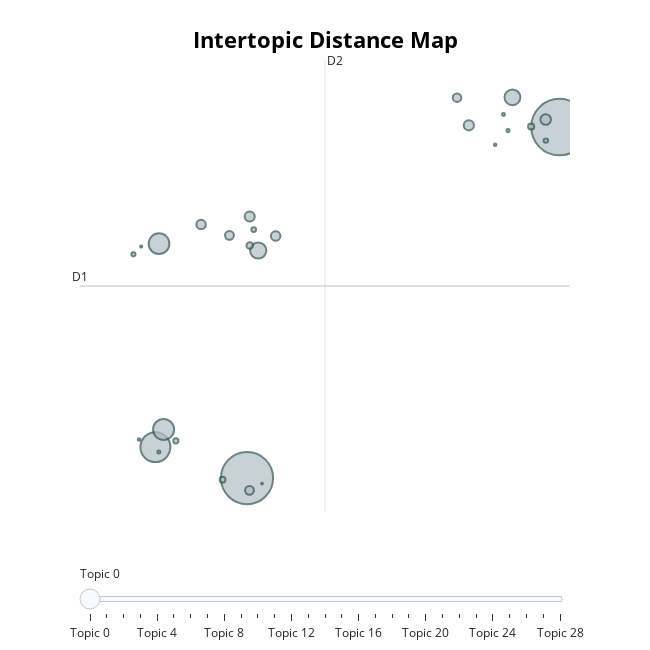

Write notebook code for a chart like this one.
### Code cell
pos_topic_model = pos_topic_model.reduce_topics(pos_docs, nr_topics=30)
pos_topic_model.visualize_topics()

### Figure 1 — Plotly figure (JSON) as saved in the notebook; plotly's stock layout.template omitted (floating-point values rounded to 4 significant figures)
{"data": [{"customdata": [[0, "play | good | like | one | get", 12245], [1, "yes | good | best | nice | ok", 10408], [2, "love | pain | ii | hate | bad", 3433], [3, "death | die | rolin | dead | rollin", 1686], [4, "gud | de | que | git | jogo", 1642], [5, "iron | keep | hate | hitboxes | beat", 1001], [6, "sun | praise | seek | bearer | lest", 961], [7, "buy | recommend | worth | money | sale", 425], [8, "amana | shrine | amaze | chest | gem", 400], [9, "underrated | frigid | outskirt | overhated | sekiro", 387], [10, "skeleton | shrek | handle | unless | life", 349], [11, "elden | ring | king | good | ivory", 336], [12, "hole | tongue | try | finger | ahead", 303], [13, "peak | top | base | tier | ii", 296], [14, "adp | level | adaptability | dodge | stat", 276], [15, "pig | rat | kill | piglet | got", 167], [16, "illusory | ahead | wall | liar | video", 145], [17, "horse | goat | goated | hole | butt", 126], [18, "risk | nothing | trust | lie | worth", 105], [19, "message | jolly | swag | cooperation | ahead", 84], [20, "ign | server | back | skyrim | edit", 76], [21, "gavlan | wheel | deal | gah | hah", 64], [22, "rest | strength | follow | seek | series", 37], [23, "anus | estus | drink | drinking | flask", 35], [24, "save | cloud | edit | steam | lose", 34], [25, "stockholm | syndrome | disorder | call | surpisingly", 26], [26, "enjoyer | average | enjoys | bert | ii", 23], [27, "spiel | ist | und | nicht | da", 18], [28, "hahahahahahhahhahahahahahahahahhahahaahahhahahahahahahhahhahahhhahahahahahahahahahahahahaahahhahahahahahahahhahahahahahahahahaahhahahahahahahahahahahahhahahhahahahahahahhahahahahahahahahahahahahahhaahahahhahahahahhahahahahahahahahhahahahahahahahahahahahahahahaahhahahahahahahahahahahahahahahhahahahahhahaahhahahahahahahahahahahahahhahahahahhahaahhahahahahhahahahahahahahahahahaha | fuckshrineofamanafuckshrineofamanafuckshrineofamanafuckshrineofamanafuckshrineofamanafuckshrineofamanafuckshrineofamanafuckshrineofamanafuckshrineofamanafuckshrineofamanafuckshrineofamanafuckshrineofamanafuckshrineofamanafuckshrineofamanafuckshrineofamanafuckshrineofamanafuckshrineofamanafuckshrineofamanafuckshrineofamanafuckshrineofamanafuckshrineofamanafuckshrineofamanafuckshrineofamanafuckshrineofamanafuckshrineofamanafuckshrineofamanafuckshrineofamanafuckshrineofamanafuckshrineofamanafuckshrineofamanafuckshrineofamanafuckshrineofamanafuckshrineofamanafuckshrineofamanafuckshrineofamanafuckshrineofamanafuckshrineofamanafuckshrineofamanafuckshrineofamanafuckshrineofamanafuckshrineofamanafuckshrineofamanafuckshrineofamanafuckshrineofamanafuckshrineofamanafuckshrineofamanafuckshrineofamanafuckshrineofamanafuckshrineofamanafuckshrineofamanafuckshrineofamanafuckshrineofamanafuckshrineofamanafuckshrineofamanafuckshrineofamanafuckshrineofamanafuckshrineofamanafuckshrineofamanafuckshrineofamanafuckshrineofamanafuckshrineofamanafuckshrineofamanafuckshrineofamanafuckshrineofamanafuckshrineofamanafuckshrineofamanafuckshrineofamanafuckshrineofamanafuckshrineofamanafuckshrineofamanafuckshrineofamanafuckshrineofamanafuckshrineofamanafuckshrineofamanafuckshrineofamanafuckshrineofamanafuckshrineofamanafuckshrineofamanafuckshrineofamanafuckshrineofamanafuckshrineofamanafuckshrineofamanafuckshrineofamanafuckshrineofamanafuckshrineofamanafuckshrineofamanafuckshrineofamanafuckshrineofamanafuckshrineofamanafuckshrineofamanafuckshrineofamanafuckshrineofamanafuckshrineofamanafuckshrineofamanafuckshrineofamanafuckshrineofamanafuckshrineofamanafuckshrineofamanafuckshrineofamanafuckshrineofamanafuckshrineofamanafuckshrineofamanafuckshrineofamanafuckshrineofamanafuckshrineofamanafuckshrineofamanafuckshrineofamanafuckshrineofamanafuckshrineofamanafuckshrineofamanafuckshrineofamanafuckshrineofamanafuckshrineofamanafuckshrineofamanafuckshrineofamanafuckshrineofamanafuckshrineofamanafuckshrineofamanafuckshrineofamanafuckshrineofamanafuckshrineofamanafuckshrineofamanafuckshrineofamanafuckshrineofamanafuckshrineofamanafuckshrineofamanafuckshrineofamanafuckshrineofamanafuckshrineofamanafuckshrineofamanafuckshrineofamanafuckshrineofamanafuckshrineofamanafuckshrineofamanafuckshrineofamanafuckshrineofamanafuckshrineofamanafuckshrineofamanafuckshrineofamanafuckshrineofamanafuckshrineofamanafuckshrineofamanafuckshrineofamanafuckshrineofamanafuckshrineofamanafuckshrineofamanafuckshrineofamanafuckshrineofamanafuckshrineofamanafuckshrineofamanafuckshrineofamanafuckshrineofamanafuckshrineofamanafuckshrineofamanafuckshrineofamanafuckshrineofamanafuckshrineofamanafuckshrineofamanafuckshrineofamanafuckshrineofamanafuckshrineofamanafuckshrineofamanafuckshrineofamanafuckshrineofamanafuckshrineofamanafuckshrineofamanafuckshrineofamanafuckshrineofamanafuckshrineofamanafuckshrineofamanafuckshrineofamanafuckshrineofamanafuckshrineofamanafuckshrineofamanafuckshrineofamanafuckshrineofamanafuckshrineofamanafuckshrineofamanafuckshrineofamanafuckshrineofamanafuckshrineofamanafuckshrineofamanafuckshrineofamanafuckshrineofamanafuckshrineofamanafuckshrineofamanafuckshrineofamanafuckshrineofamanafuckshrineofamanafuckshrineofamanafuckshrineofamanafuckshrineofamana | fagfagfagfagfagfagfagfagfagfagfagfagfagfagfagfagfagfagfagfagfagfagfagfagfagfagfagfagfagfagfagfagfagfagfagfagfagfagfagfagfagfagfagfagfagfagfagfagfagfagfagfagfagfagfagfagfagfagfagfagfagfagfagfagfagfagfagfagfagfagfagfagfagfagfagfagfagfagfagfagfagfagfagfagfagfagfagfagfagfagfagfagfagfagfagfagfagfagfagfagfagfagfagfagfagfagfagfagfagfagfagfagfagfagfagfagfagfagfagfagfagfagfagfagfagfagfagfagfagfagfagfagfagfagfagfagfagfagfagfagfagfagfagfagfagfagfagfagfagfagfagfagfagfagfagfagfagfagfagfagfagfagfagfagfagfagfagfagfagfag | daggerdaggerdaggerdaggerdaggerdaggerdaggerdaggerdaggerdaggerdaggerdaggerdaggerdaggerdaggerdaggerdaggerdaggerdaggerdaggerdaggerdaggerdaggerdaggerdaggerdaggerdaggerdaggerdaggerdaggerdaggerdaggerdaggerdaggerdaggerdaggerdaggerdaggerdaggerdaggerdaggerdaggerdaggerdaggerdaggerdaggerdaggerdaggerdaggerdaggerdaggerdaggerdaggerdaggerdaggerdaggerdaggerdaggerdaggerdaggerdaggerdaggerdaggerdaggerdaggerdaggerdaggerdaggerdaggerdaggerdaggerdaggerdaggerdaggerdaggerdaggerdaggerdaggerdaggerdaggerdaggerdaggerdaggerdaggerdaggerdaggerdaggerdaggerdaggerdaggerdaggerdaggerdaggerdaggerdaggerdaggerdaggerdaggerdaggerdaggerdaggerdaggerdaggerdaggerdaggerdaggerdaggerdaggerdaggerdaggerdaggerdaggerdaggerdaggerdaggerdaggerdaggerdaggerdaggerdaggerdaggerdaggerdaggerdaggerdaggerdaggerdaggerdaggerdaggerdaggerdaggerdaggerdaggerdaggerdaggerdaggerdaggerdaggerdaggerdaggerdaggerdaggerdaggerdaggerdaggerdaggerdaggerdaggerdaggerdaggerdaggerdaggerdaggerdaggerdaggerdaggerdaggerdaggerdaggerdaggerdaggerdaggerdaggerdaggerdaggerdaggerdaggerdaggerdaggerdaggerdaggerdaggerdaggerdaggerdaggerdaggerdaggerdaggerdaggerdaggerdaggerdaggerdaggerdaggerdaggerdaggerdaggerdaggerdaggerdaggerdaggerdaggerdaggerdaggerdaggerdaggerdaggerdaggerdaggerdaggerdaggerdaggerdaggerdaggerdaggerdaggerdaggerdaggerdaggerdaggerdaggerdaggerdaggerdaggerdaggerdaggerdaggerdaggerdaggerdaggerdaggerdaggerdaggerdaggerdaggerdaggerdaggerdaggerdaggerdaggerdaggerdaggerdaggerdaggerdaggerdaggerdaggerdaggerdaggerdaggerdaggerdaggerdaggerdaggerdaggerdaggerdaggerdaggerdaggerdaggerdaggerdaggerdaggerdaggerdaggerdaggerdaggerdaggerdaggerdaggerdaggerdaggerdaggerdaggerdaggerdaggerdaggerdaggerdaggerdaggerdaggerdaggerdaggerdaggerdaggerdaggerdaggerdaggerdaggerdaggerdaggerdaggerdaggerdaggerdaggerdaggerdaggerdaggerdaggerdaggerdaggerdaggerdaggerdaggerdaggerdaggerdaggerdaggerdaggerdaggerdaggerdaggerdaggerdaggerdaggerdaggerdaggerdaggerdaggerdaggerdaggerdaggerdaggerdaggerdaggerdagger | cooooooooooooooooooooooooooooooooooooooooooooollllllllllllllllllllllllllllllllllllllllllllllllllllllllllllllllllllllllllllllllllllllllll", 12]], "hovertemplate": "<b>Topic %{customdata[0]}</b><br>%{customdata[1]}<br>Size: %{customdata[2]}", "legendgroup": "", "marker": {"color": "#B0BEC5", "line": {"color": "DarkSlateGrey", "width": 2}, "size": [12245, 10408, 3433, 1686, 1642, 1001, 961, 425, 400, 387, 349, 336, 303, 296, 276, 167, 145, 126, 105, 84, 76, 64, 37, 35, 34, 26, 23, 18, 12], "sizemode": "area", "sizeref": 7.653, "symbol": "circle"}, "mode": "markers", "name": "", "orientation": "v", "showlegend": false, "type": "scatter", "x": [1.086, -3.769, -5.193, -5.066, -5.137, -3.595, 0.3553, 0.8718, -0.3226, -3.727, -3.325, -4.483, -4.042, -3.731, -0.5059, -3.727, 0.6458, -4.149, -4.875, -3.665, 0.8743, -5.534, 0.286, -5.14, 0.2163, -5.445, 0.08667, -5.414, -3.536], "xaxis": "x", "y": [7.476, -4.509, -3.452, -2.848, 3.494, 3.261, 8.493, 7.734, 7.537, 4.423, 3.757, 4.152, 3.779, -4.928, 8.481, 3.431, 7.497, -4.566, -3.236, 3.976, 7.014, 3.13, 7.358, -3.622, 7.907, -3.19, 6.871, 3.396, -4.697], "yaxis": "y"}], "layout": {"annotations": [{"showarrow": false, "text": "D1", "x": -6.365, "y": 2.049, "yshift": 10}, {"showarrow": false, "text": "D2", "x": -2.558, "xshift": 10, "y": 9.767}], "height": 650, "hoverlabel": {"bgcolor": "white", "font": {"family": "Rockwell", "size": 16}}, "legend": {"itemsizing": "constant", "tracegroupgap": 0}, "margin": {"t": 60}, "shapes": [{"line": {"color": "#CFD8DC", "width": 2}, "type": "line", "x0": -2.558, "x1": -2.558, "y0": -5.668, "y1": 9.767}, {"line": {"color": "#9E9E9E", "width": 2}, "type": "line", "x0": -6.365, "x1": 1.249, "y0": 2.049, "y1": 2.049}], "sliders": [{"active": 0, "pad": {"t": 50}, "steps": [{"args": [{"marker.color": [["red", "#B0BEC5", "#B0BEC5", "#B0BEC5", "#B0BEC5", "#B0BEC5", "#B0BEC5", "#B0BEC5", "#B0BEC5", "#B0BEC5", "#B0BEC5", "#B0BEC5", "#B0BEC5", "#B0BEC5", "#B0BEC5", "#B0BEC5", "#B0BEC5", "#B0BEC5", "#B0BEC5", "#B0BEC5", "#B0BEC5", "#B0BEC5", "#B0BEC5", "#B0BEC5", "#B0BEC5", "#B0BEC5", "#B0BEC5", "#B0BEC5", "#B0BEC5"]]}], "label": "Topic 0", "method": "update"}, {"args": [{"marker.color": [["#B0BEC5", "red", "#B0BEC5", "#B0BEC5", "#B0BEC5", "#B0BEC5", "#B0BEC5", "#B0BEC5", "#B0BEC5", "#B0BEC5", "#B0BEC5", "#B0BEC5", "#B0BEC5", "#B0BEC5", "#B0BEC5", "#B0BEC5", "#B0BEC5", "#B0BEC5", "#B0BEC5", "#B0BEC5", "#B0BEC5", "#B0BEC5", "#B0BEC5", "#B0BEC5", "#B0BEC5", "#B0BEC5", "#B0BEC5", "#B0BEC5", "#B0BEC5"]]}], "label": "Topic 1", "method": "update"}, {"args": [{"marker.color": [["#B0BEC5", "#B0BEC5", "red", "#B0BEC5", "#B0BEC5", "#B0BEC5", "#B0BEC5", "#B0BEC5", "#B0BEC5", "#B0BEC5", "#B0BEC5", "#B0BEC5", "#B0BEC5", "#B0BEC5", "#B0BEC5", "#B0BEC5", "#B0BEC5", "#B0BEC5", "#B0BEC5", "#B0BEC5", "#B0BEC5", "#B0BEC5", "#B0BEC5", "#B0BEC5", "#B0BEC5", "#B0BEC5", "#B0BEC5", "#B0BEC5", "#B0BEC5"]]}], "label": "Topic 2", "method": "update"}, {"args": [{"marker.color": [["#B0BEC5", "#B0BEC5", "#B0BEC5", "red", "#B0BEC5", "#B0BEC5", "#B0BEC5", "#B0BEC5", "#B0BEC5", "#B0BEC5", "#B0BEC5", "#B0BEC5", "#B0BEC5", "#B0BEC5", "#B0BEC5", "#B0BEC5", "#B0BEC5", "#B0BEC5", "#B0BEC5", "#B0BEC5", "#B0BEC5", "#B0BEC5", "#B0BEC5", "#B0BEC5", "#B0BEC5", "#B0BEC5", "#B0BEC5", "#B0BEC5", "#B0BEC5"]]}], "label": "Topic 3", "method": "update"}, {"args": [{"marker.color": [["#B0BEC5", "#B0BEC5", "#B0BEC5", "#B0BEC5", "red", "#B0BEC5", "#B0BEC5", "#B0BEC5", "#B0BEC5", "#B0BEC5", "#B0BEC5", "#B0BEC5", "#B0BEC5", "#B0BEC5", "#B0BEC5", "#B0BEC5", "#B0BEC5", "#B0BEC5", "#B0BEC5", "#B0BEC5", "#B0BEC5", "#B0BEC5", "#B0BEC5", "#B0BEC5", "#B0BEC5", "#B0BEC5", "#B0BEC5", "#B0BEC5", "#B0BEC5"]]}], "label": "Topic 4", "method": "update"}, {"args": [{"marker.color": [["#B0BEC5", "#B0BEC5", "#B0BEC5", "#B0BEC5", "#B0BEC5", "red", "#B0BEC5", "#B0BEC5", "#B0BEC5", "#B0BEC5", "#B0BEC5", "#B0BEC5", "#B0BEC5", "#B0BEC5", "#B0BEC5", "#B0BEC5", "#B0BEC5", "#B0BEC5", "#B0BEC5", "#B0BEC5", "#B0BEC5", "#B0BEC5", "#B0BEC5", "#B0BEC5", "#B0BEC5", "#B0BEC5", "#B0BEC5", "#B0BEC5", "#B0BEC5"]]}], "label": "Topic 5", "method": "update"}, {"args": [{"marker.color": [["#B0BEC5", "#B0BEC5", "#B0BEC5", "#B0BEC5", "#B0BEC5", "#B0BEC5", "red", "#B0BEC5", "#B0BEC5", "#B0BEC5", "#B0BEC5", "#B0BEC5", "#B0BEC5", "#B0BEC5", "#B0BEC5", "#B0BEC5", "#B0BEC5", "#B0BEC5", "#B0BEC5", "#B0BEC5", "#B0BEC5", "#B0BEC5", "#B0BEC5", "#B0BEC5", "#B0BEC5", "#B0BEC5", "#B0BEC5", "#B0BEC5", "#B0BEC5"]]}], "label": "Topic 6", "method": "update"}, {"args": [{"marker.color": [["#B0BEC5", "#B0BEC5", "#B0BEC5", "#B0BEC5", "#B0BEC5", "#B0BEC5", "#B0BEC5", "red", "#B0BEC5", "#B0BEC5", "#B0BEC5", "#B0BEC5", "#B0BEC5", "#B0BEC5", "#B0BEC5", "#B0BEC5", "#B0BEC5", "#B0BEC5", "#B0BEC5", "#B0BEC5", "#B0BEC5", "#B0BEC5", "#B0BEC5", "#B0BEC5", "#B0BEC5", "#B0BEC5", "#B0BEC5", "#B0BEC5", "#B0BEC5"]]}], "label": "Topic 7", "method": "update"}, {"args": [{"marker.color": [["#B0BEC5", "#B0BEC5", "#B0BEC5", "#B0BEC5", "#B0BEC5", "#B0BEC5", "#B0BEC5", "#B0BEC5", "red", "#B0BEC5", "#B0BEC5", "#B0BEC5", "#B0BEC5", "#B0BEC5", "#B0BEC5", "#B0BEC5", "#B0BEC5", "#B0BEC5", "#B0BEC5", "#B0BEC5", "#B0BEC5", "#B0BEC5", "#B0BEC5", "#B0BEC5", "#B0BEC5", "#B0BEC5", "#B0BEC5", "#B0BEC5", "#B0BEC5"]]}], "label": "Topic 8", "method": "update"}, {"args": [{"marker.color": [["#B0BEC5", "#B0BEC5", "#B0BEC5", "#B0BEC5", "#B0BEC5", "#B0BEC5", "#B0BEC5", "#B0BEC5", "#B0BEC5", "red", "#B0BEC5", "#B0BEC5", "#B0BEC5", "#B0BEC5", "#B0BEC5", "#B0BEC5", "#B0BEC5", "#B0BEC5", "#B0BEC5", "#B0BEC5", "#B0BEC5", "#B0BEC5", "#B0BEC5", "#B0BEC5", "#B0BEC5", "#B0BEC5", "#B0BEC5", "#B0BEC5", "#B0BEC5"]]}], "label": "Topic 9", "method": "update"}, {"args": [{"marker.color": [["#B0BEC5", "#B0BEC5", "#B0BEC5", "#B0BEC5", "#B0BEC5", "#B0BEC5", "#B0BEC5", "#B0BEC5", "#B0BEC5", "#B0BEC5", "red", "#B0BEC5", "#B0BEC5", "#B0BEC5", "#B0BEC5", "#B0BEC5", "#B0BEC5", "#B0BEC5", "#B0BEC5", "#B0BEC5", "#B0BEC5", "#B0BEC5", "#B0BEC5", "#B0BEC5", "#B0BEC5", "#B0BEC5", "#B0BEC5", "#B0BEC5", "#B0BEC5"]]}], "label": "Topic 10", "method": "update"}, {"args": [{"marker.color": [["#B0BEC5", "#B0BEC5", "#B0BEC5", "#B0BEC5", "#B0BEC5", "#B0BEC5", "#B0BEC5", "#B0BEC5", "#B0BEC5", "#B0BEC5", "#B0BEC5", "red", "#B0BEC5", "#B0BEC5", "#B0BEC5", "#B0BEC5", "#B0BEC5", "#B0BEC5", "#B0BEC5", "#B0BEC5", "#B0BEC5", "#B0BEC5", "#B0BEC5", "#B0BEC5", "#B0BEC5", "#B0BEC5", "#B0BEC5", "#B0BEC5", "#B0BEC5"]]}], "label": "Topic 11", "method": "update"}, {"args": [{"marker.color": [["#B0BEC5", "#B0BEC5", "#B0BEC5", "#B0BEC5", "#B0BEC5", "#B0BEC5", "#B0BEC5", "#B0BEC5", "#B0BEC5", "#B0BEC5", "#B0BEC5", "#B0BEC5", "red", "#B0BEC5", "#B0BEC5", "#B0BEC5", "#B0BEC5", "#B0BEC5", "#B0BEC5", "#B0BEC5", "#B0BEC5", "#B0BEC5", "#B0BEC5", "#B0BEC5", "#B0BEC5", "#B0BEC5", "#B0BEC5", "#B0BEC5", "#B0BEC5"]]}], "label": "Topic 12", "method": "update"}, {"args": [{"marker.color": [["#B0BEC5", "#B0BEC5", "#B0BEC5", "#B0BEC5", "#B0BEC5", "#B0BEC5", "#B0BEC5", "#B0BEC5", "#B0BEC5", "#B0BEC5", "#B0BEC5", "#B0BEC5", "#B0BEC5", "red", "#B0BEC5", "#B0BEC5", "#B0BEC5", "#B0BEC5", "#B0BEC5", "#B0BEC5", "#B0BEC5", "#B0BEC5", "#B0BEC5", "#B0BEC5", "#B0BEC5", "#B0BEC5", "#B0BEC5", "#B0BEC5", "#B0BEC5"]]}], "label": "Topic 13", "method": "update"}, {"args": [{"marker.color": [["#B0BEC5", "#B0BEC5", "#B0BEC5", "#B0BEC5", "#B0BEC5", "#B0BEC5", "#B0BEC5", "#B0BEC5", "#B0BEC5", "#B0BEC5", "#B0BEC5", "#B0BEC5", "#B0BEC5", "#B0BEC5", "red", "#B0BEC5", "#B0BEC5", "#B0BEC5", "#B0BEC5", "#B0BEC5", "#B0BEC5", "#B0BEC5", "#B0BEC5", "#B0BEC5", "#B0BEC5", "#B0BEC5", "#B0BEC5", "#B0BEC5", "#B0BEC5"]]}], "label": "Topic 14", "method": "update"}, {"args": [{"marker.color": [["#B0BEC5", "#B0BEC5", "#B0BEC5", "#B0BEC5", "#B0BEC5", "#B0BEC5", "#B0BEC5", "#B0BEC5", "#B0BEC5", "#B0BEC5", "#B0BEC5", "#B0BEC5", "#B0BEC5", "#B0BEC5", "#B0BEC5", "red", "#B0BEC5", "#B0BEC5", "#B0BEC5", "#B0BEC5", "#B0BEC5", "#B0BEC5", "#B0BEC5", "#B0BEC5", "#B0BEC5", "#B0BEC5", "#B0BEC5", "#B0BEC5", "#B0BEC5"]]}], "label": "Topic 15", "method": "update"}, {"args": [{"marker.color": [["#B0BEC5", "#B0BEC5", "#B0BEC5", "#B0BEC5", "#B0BEC5", "#B0BEC5", "#B0BEC5", "#B0BEC5", "#B0BEC5", "#B0BEC5", "#B0BEC5", "#B0BEC5", "#B0BEC5", "#B0BEC5", "#B0BEC5", "#B0BEC5", "red", "#B0BEC5", "#B0BEC5", "#B0BEC5", "#B0BEC5", "#B0BEC5", "#B0BEC5", "#B0BEC5", "#B0BEC5", "#B0BEC5", "#B0BEC5", "#B0BEC5", "#B0BEC5"]]}], "label": "Topic 16", "method": "update"}, {"args": [{"marker.color": [["#B0BEC5", "#B0BEC5", "#B0BEC5", "#B0BEC5", "#B0BEC5", "#B0BEC5", "#B0BEC5", "#B0BEC5", "#B0BEC5", "#B0BEC5", "#B0BEC5", "#B0BEC5", "#B0BEC5", "#B0BEC5", "#B0BEC5", "#B0BEC5", "#B0BEC5", "red", "#B0BEC5", "#B0BEC5", "#B0BEC5", "#B0BEC5", "#B0BEC5", "#B0BEC5", "#B0BEC5", "#B0BEC5", "#B0BEC5", "#B0BEC5", "#B0BEC5"]]}], "label": "Topic 17", "method": "update"}, {"args": [{"marker.color": [["#B0BEC5", "#B0BEC5", "#B0BEC5", "#B0BEC5", "#B0BEC5", "#B0BEC5", "#B0BEC5", "#B0BEC5", "#B0BEC5", "#B0BEC5", "#B0BEC5", "#B0BEC5", "#B0BEC5", "#B0BEC5", "#B0BEC5", "#B0BEC5", "#B0BEC5", "#B0BEC5", "red", "#B0BEC5", "#B0BEC5", "#B0BEC5", "#B0BEC5", "#B0BEC5", "#B0BEC5", "#B0BEC5", "#B0BEC5", "#B0BEC5", "#B0BEC5"]]}], "label": "Topic 18", "method": "update"}, {"args": [{"marker.color": [["#B0BEC5", "#B0BEC5", "#B0BEC5", "#B0BEC5", "#B0BEC5", "#B0BEC5", "#B0BEC5", "#B0BEC5", "#B0BEC5", "#B0BEC5", "#B0BEC5", "#B0BEC5", "#B0BEC5", "#B0BEC5", "#B0BEC5", "#B0BEC5", "#B0BEC5", "#B0BEC5", "#B0BEC5", "red", "#B0BEC5", "#B0BEC5", "#B0BEC5", "#B0BEC5", "#B0BEC5", "#B0BEC5", "#B0BEC5", "#B0BEC5", "#B0BEC5"]]}], "label": "Topic 19", "method": "update"}, {"args": [{"marker.color": [["#B0BEC5", "#B0BEC5", "#B0BEC5", "#B0BEC5", "#B0BEC5", "#B0BEC5", "#B0BEC5", "#B0BEC5", "#B0BEC5", "#B0BEC5", "#B0BEC5", "#B0BEC5", "#B0BEC5", "#B0BEC5", "#B0BEC5", "#B0BEC5", "#B0BEC5", "#B0BEC5", "#B0BEC5", "#B0BEC5", "red", "#B0BEC5", "#B0BEC5", "#B0BEC5", "#B0BEC5", "#B0BEC5", "#B0BEC5", "#B0BEC5", "#B0BEC5"]]}], "label": "Topic 20", "method": "update"}, {"args": [{"marker.color": [["#B0BEC5", "#B0BEC5", "#B0BEC5", "#B0BEC5", "#B0BEC5", "#B0BEC5", "#B0BEC5", "#B0BEC5", "#B0BEC5", "#B0BEC5", "#B0BEC5", "#B0BEC5", "#B0BEC5", "#B0BEC5", "#B0BEC5", "#B0BEC5", "#B0BEC5", "#B0BEC5", "#B0BEC5", "#B0BEC5", "#B0BEC5", "red", "#B0BEC5", "#B0BEC5", "#B0BEC5", "#B0BEC5", "#B0BEC5", "#B0BEC5", "#B0BEC5"]]}], "label": "Topic 21", "method": "update"}, {"args": [{"marker.color": [["#B0BEC5", "#B0BEC5", "#B0BEC5", "#B0BEC5", "#B0BEC5", "#B0BEC5", "#B0BEC5", "#B0BEC5", "#B0BEC5", "#B0BEC5", "#B0BEC5", "#B0BEC5", "#B0BEC5", "#B0BEC5", "#B0BEC5", "#B0BEC5", "#B0BEC5", "#B0BEC5", "#B0BEC5", "#B0BEC5", "#B0BEC5", "#B0BEC5", "red", "#B0BEC5", "#B0BEC5", "#B0BEC5", "#B0BEC5", "#B0BEC5", "#B0BEC5"]]}], "label": "Topic 22", "method": "update"}, {"args": [{"marker.color": [["#B0BEC5", "#B0BEC5", "#B0BEC5", "#B0BEC5", "#B0BEC5", "#B0BEC5", "#B0BEC5", "#B0BEC5", "#B0BEC5", "#B0BEC5", "#B0BEC5", "#B0BEC5", "#B0BEC5", "#B0BEC5", "#B0BEC5", "#B0BEC5", "#B0BEC5", "#B0BEC5", "#B0BEC5", "#B0BEC5", "#B0BEC5", "#B0BEC5", "#B0BEC5", "red", "#B0BEC5", "#B0BEC5", "#B0BEC5", "#B0BEC5", "#B0BEC5"]]}], "label": "Topic 23", "method": "update"}, {"args": [{"marker.color": [["#B0BEC5", "#B0BEC5", "#B0BEC5", "#B0BEC5", "#B0BEC5", "#B0BEC5", "#B0BEC5", "#B0BEC5", "#B0BEC5", "#B0BEC5", "#B0BEC5", "#B0BEC5", "#B0BEC5", "#B0BEC5", "#B0BEC5", "#B0BEC5", "#B0BEC5", "#B0BEC5", "#B0BEC5", "#B0BEC5", "#B0BEC5", "#B0BEC5", "#B0BEC5", "#B0BEC5", "red", "#B0BEC5", "#B0BEC5", "#B0BEC5", "#B0BEC5"]]}], "label": "Topic 24", "method": "update"}, {"args": [{"marker.color": [["#B0BEC5", "#B0BEC5", "#B0BEC5", "#B0BEC5", "#B0BEC5", "#B0BEC5", "#B0BEC5", "#B0BEC5", "#B0BEC5", "#B0BEC5", "#B0BEC5", "#B0BEC5", "#B0BEC5", "#B0BEC5", "#B0BEC5", "#B0BEC5", "#B0BEC5", "#B0BEC5", "#B0BEC5", "#B0BEC5", "#B0BEC5", "#B0BEC5", "#B0BEC5", "#B0BEC5", "#B0BEC5", "red", "#B0BEC5", "#B0BEC5", "#B0BEC5"]]}], "label": "Topic 25", "method": "update"}, {"args": [{"marker.color": [["#B0BEC5", "#B0BEC5", "#B0BEC5", "#B0BEC5", "#B0BEC5", "#B0BEC5", "#B0BEC5", "#B0BEC5", "#B0BEC5", "#B0BEC5", "#B0BEC5", "#B0BEC5", "#B0BEC5", "#B0BEC5", "#B0BEC5", "#B0BEC5", "#B0BEC5", "#B0BEC5", "#B0BEC5", "#B0BEC5", "#B0BEC5", "#B0BEC5", "#B0BEC5", "#B0BEC5", "#B0BEC5", "#B0BEC5", "red", "#B0BEC5", "#B0BEC5"]]}], "label": "Topic 26", "method": "update"}, {"args": [{"marker.color": [["#B0BEC5", "#B0BEC5", "#B0BEC5", "#B0BEC5", "#B0BEC5", "#B0BEC5", "#B0BEC5", "#B0BEC5", "#B0BEC5", "#B0BEC5", "#B0BEC5", "#B0BEC5", "#B0BEC5", "#B0BEC5", "#B0BEC5", "#B0BEC5", "#B0BEC5", "#B0BEC5", "#B0BEC5", "#B0BEC5", "#B0BEC5", "#B0BEC5", "#B0BEC5", "#B0BEC5", "#B0BEC5", "#B0BEC5", "#B0BEC5", "red", "#B0BEC5"]]}], "label": "Topic 27", "method": "update"}, {"args": [{"marker.color": [["#B0BEC5", "#B0BEC5", "#B0BEC5", "#B0BEC5", "#B0BEC5", "#B0BEC5", "#B0BEC5", "#B0BEC5", "#B0BEC5", "#B0BEC5", "#B0BEC5", "#B0BEC5", "#B0BEC5", "#B0BEC5", "#B0BEC5", "#B0BEC5", "#B0BEC5", "#B0BEC5", "#B0BEC5", "#B0BEC5", "#B0BEC5", "#B0BEC5", "#B0BEC5", "#B0BEC5", "#B0BEC5", "#B0BEC5", "#B0BEC5", "#B0BEC5", "red"]]}], "label": "Topic 28", "method": "update"}]}], "title": {"font": {"color": "Black", "size": 22}, "text": "<b>Intertopic Distance Map</b>", "x": 0.5, "xanchor": "center", "y": 0.95, "yanchor": "top"}, "width": 650, "xaxis": {"anchor": "y", "domain": [0, 1], "range": [-6.365, 1.249], "title": {"text": ""}, "visible": false}, "yaxis": {"anchor": "x", "domain": [0, 1], "range": [-5.668, 9.767], "title": {"text": ""}, "visible": false}}}
